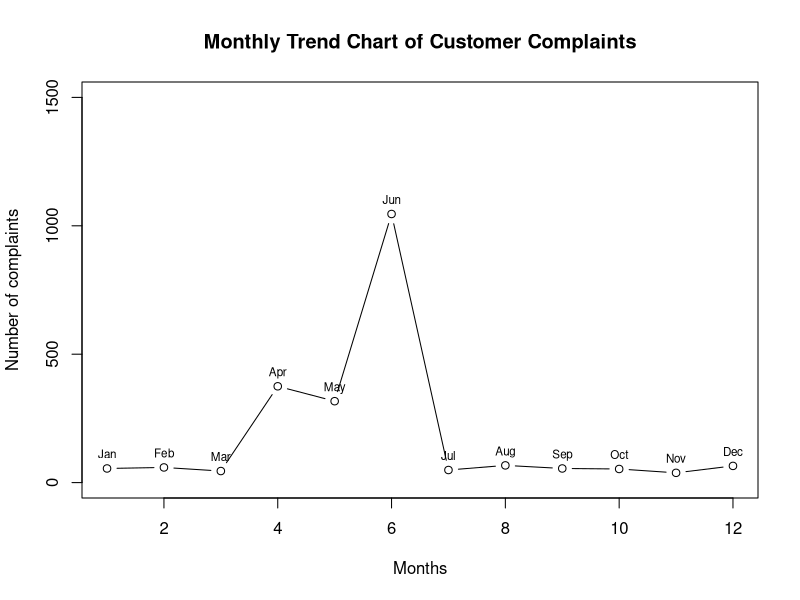
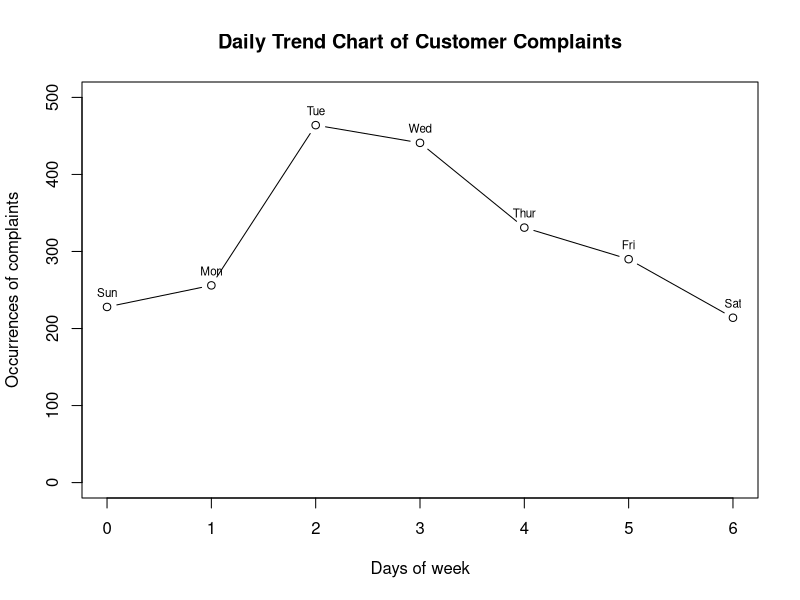

Recreate these plots in R, in order.
getwd()
customer_complaints = read.csv("Comcast Telecom Complaints data1.csv", sep=",")
View(customer_complaints)
str(customer_complaints)
# convert Status, Received.Via, Filing.on.Behalf.of.Someone to factor from char
install.packages("plyr")
library(plyr)
customer_complaints$Received.Via <- sapply(customer_complaints$Received.Via, factor)
customer_complaints$Status <- sapply(customer_complaints$Status, factor)
customer_complaints$Filing.on.Behalf.of.Someone <- sapply(customer_complaints$Filing.on.Behalf.of.Someone, factor)

# Monthly trend chart for number of complaints y
# https://r-coder.com/plot-r/
# x=date y=complaints
# Format date column to be the same. https://www.stat.berkeley.edu/~s133/dates.html
customer_complaints$Date
# https://www.rdocumentation.org/packages/lubridate/versions/1.7.10
install.packages("lubridate")
library(lubridate)
v1 <- as.POSIXlt((parse_date_time(customer_complaints$Date, c('dmy'))))
complaint_months <- month(v1)
complaint_months

# Set complaint_months to factor (effectively binning)
#complaint_months <- sapply(complaint_months, factor)
#complaint_months

# Create function that records month of complaint and assigns to correct month.
# We can see the distinct months in our records are 1-12 Jan-Dec.
complaint_months_to_char <- sapply(complaint_months, character)
complaint_months_to_char

count_of_Jan <- 0
count_of_Feb <- 0
count_of_Mar <- 0
count_of_Apr <- 0
count_of_May <- 0
count_of_Jun <- 0
count_of_Jul <- 0
count_of_Aug <- 0
count_of_Sep <- 0
count_of_Oct <- 0
count_of_Nov <- 0
count_of_Dec <- 0

for(item in complaint_months){
  if(item == "1") count_of_Jan <- count_of_Jan + 1
  if(item == "2") count_of_Feb <- count_of_Feb + 1
  if(item == "3") count_of_Mar <- count_of_Mar + 1
  if(item == "4") count_of_Apr <- count_of_Apr + 1
  if(item == "5") count_of_May <- count_of_May + 1
  if(item == "6") count_of_Jun <- count_of_Jun + 1
  if(item == "7") count_of_Jul <- count_of_Jul + 1
  if(item == "8") count_of_Aug <- count_of_Aug + 1
  if(item == "9") count_of_Sep <- count_of_Sep + 1
  if(item == "10") count_of_Oct <- count_of_Oct + 1
  if(item == "11") count_of_Nov <- count_of_Nov + 1
  if(item == "12") count_of_Dec <- count_of_Dec + 1
}

count_of_Jan
count_of_Feb
count_of_Mar
count_of_Apr
count_of_May
count_of_Jun
count_of_Jul
count_of_Aug
count_of_Sep
count_of_Oct
count_of_Nov
count_of_Dec

# Create month name bank to be used for the plot
month_name_bank <- c("Jan", "Feb", "Mar", "Apr", "May", "Jun", "Jul", "Aug", "Sep", "Oct", "Nov", "Dec")

# Provide the trend chart for the number of complaints at monthly  granularity levels.
#x <- c("Jan", "Feb", "Mar", "Apr", "May", "Jun", "Jul", "Aug", "Sep", "Oct", "Nov", "Dec")
x <- c(1, 2, 3, 4, 5, 6, 7, 8, 9, 10, 11, 12)
x
y <- c(count_of_Jan, count_of_Feb, count_of_Mar, count_of_Apr, count_of_May, count_of_Jun, count_of_Jul, count_of_Aug, count_of_Sep, count_of_Oct, count_of_Nov, count_of_Dec)
y
plot(x, y, xlab="Months", ylab="Number of complaints", type="b", main="Monthly Trend Chart of Customer Complaints", xlim=c(1,12), ylim=c(0,1500))
# https://stackoverflow.com/questions/13229546/how-can-i-label-points-in-this-scatterplot
text(x, y, labels = month_name_bank, cex = 0.7, pos=3)

# Provide the trend chart for the number of complaints at daily granularity levels
v1$wday
# We can see our days of the week range from 0-6 (Sun-Sat)

# Store days of week in variable days_of_week
days_of_week <- v1$wday
days_of_week

# Iterate through days_of_week and sum the distinct occurrence of week day
# Define count variables of each day of the week and assign 0 as the value.
#Sun-Sat:0-6
count_Sun <- 0
count_Mon <- 0
count_Tue <- 0
count_Wed <- 0
count_Thur <- 0
count_Fri <- 0
count_Sat <- 0

for(item in days_of_week){
  if(item == 0) count_Sun <- count_Sun + 1
  if(item == 1) count_Mon <- count_Mon + 1
  if(item == 2) count_Tue <- count_Tue + 1
  if(item == 3) count_Wed <- count_Wed + 1
  if(item == 4) count_Thur <- count_Thur + 1
  if(item == 5) count_Fri <- count_Fri + 1
  if(item == 6) count_Sat <- count_Sat + 1
}

count_Sun
count_Mon
count_Tue
count_Wed
count_Thur
count_Fri
count_Sat

name_of_days <- c("Sun", "Mon", "Tue", "Wed", "Thur", "Fri", "Sat")
# Plot x(Days of the week from 0-6) y(count of each day of the week)
x1 <- c(0 ,1, 2, 3, 4, 5, 6)
y1 <- c(count_Sun, count_Mon, count_Tue, count_Wed, count_Thur, count_Fri, count_Sat)
plot(x1, y1, xlab="Days of week", ylab="Occurrences of complaints", type="b", main="Daily Trend Chart of Customer Complaints", xlim=c(0,6), ylim=c(0,500))
text(x1, y1, labels = name_of_days, cex = 0.7, pos=3)

# Provide a table with the frequency of complaint types.
# https://www.statology.org/create-table-in-r/














# count number of complaints
#count(customer_complaints$Customer.Complaint) # Returns the count of each customer complaint within the data

# query index 369
#customer_complaints$Customer.Complaint[369] # Returns the type of complaint found on index 369

# Set complaint_years to factor (effectively binning)
#complaint_years <- year(v1)
#complaint_years


